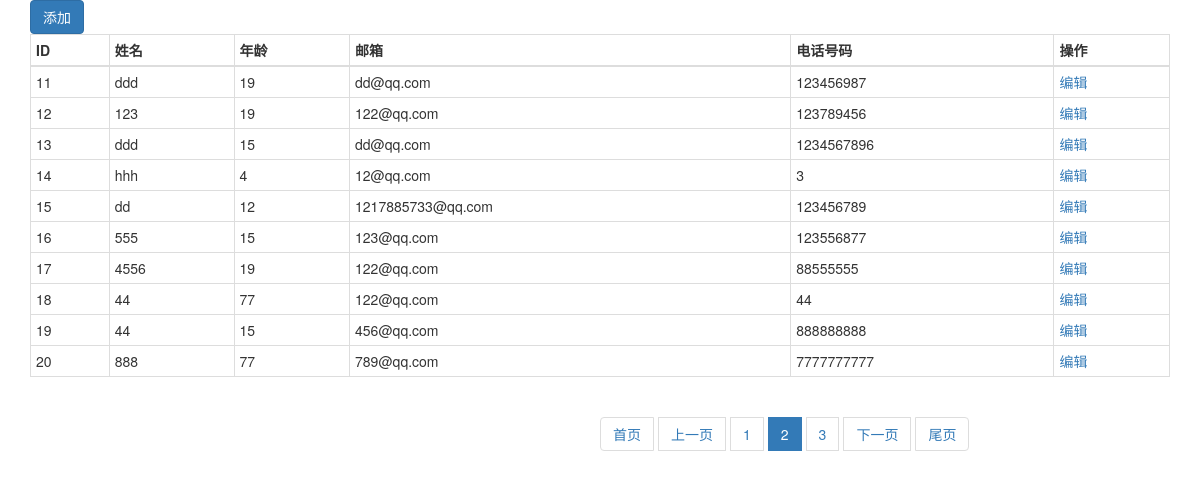
Screenshot of /userinfo/?page=2 with the database file from the repository.
### app01/models.py (models this page shows)
class UserInfo(models.Model):
    username=models.CharField(verbose_name='用户名',max_length=36)
    age=models.IntegerField(verbose_name='年龄')
    email=models.EmailField(verbose_name='邮箱')
    phone=models.IntegerField(verbose_name='电话号码')

### app01/views.py (the view)
# urls.py: url(r'^userinfo/', views.UserInfo),
def UserInfo(request):
    obj = models.UserInfo.objects.all()
    pager_obj = Pagination(request.GET.get('page', 1), len(obj), request.path_info,request.GET)
    obj=obj[pager_obj.start:pager_obj.end]
    html = pager_obj.page_html()
    return render(request, 'userinfo.html', {'obj': obj, "page_html": html})

### utils/pager.py (called while the page is built)
    @property
    def start(self):
        return (self.current_page - 1) * self.per_page_count

    @property
    def end(self):
        return self.current_page * self.per_page_count

### templates/userinfo.html (shortened to what this page needs)
<!DOCTYPE html>
<html lang="en">
<head>
    <link rel="stylesheet" href="">
    <link rel="stylesheet" href="/static/bootstrap/css/bootstrap.min.css">
</head>
<body>
<div class="container">
<table class="table table-condensed table-bordered" >
    <a href="/user_add/"><div class="btn btn-primary">添加</div></a>
      <thead>
        <tr>
          <th>ID</th>
          <th>姓名</th>
          <th>年龄</th>
          <th>邮箱</th>
          <th>电话号码</th>
          <th>操作</th>
        </tr>
      </thead>
      <tbody>
       {% for foo in obj %}
        <tr>
                <td>{{foo.id }}</td>
                <td>{{foo.username }}</td>
                <td>{{foo.age }}</td>
                <td>{{foo.email }}</td>
                <td>{{foo.phone }}</td>
                <td><a href="/user_edit/{{ foo.id }}" >编辑</a></td>
        </tr>
      {% endfor %}
      </tbody>
    </table>
</div>
<ul class="pagination">
         {{ page_html|safe }}
     </ul>
</body>
</html>

### rows the page displays
UserInfo: id "11", username "ddd", age "19", email "dd@qq.com", phone "123456987"
UserInfo: id "12", username "123", age "19", email "122@qq.com", phone "123789456"
UserInfo: id "13", username "ddd", age "15", email "dd@qq.com", phone "1234567896"
UserInfo: id "14", username "hhh", age "4", email "12@qq.com", phone "3"
UserInfo: id "15", username "dd", age "12", email "1217885733@qq.com", phone "123456789"
UserInfo: id "16", username "555", age "15", email "123@qq.com", phone "123556877"
UserInfo: id "17", username "4556", age "19", email "122@qq.com", phone "88555555"
UserInfo: id "18", username "44", age "77", email "122@qq.com", phone "44"
UserInfo: id "19", username "44", age "15", email "456@qq.com", phone "888888888"
UserInfo: id "20", username "888", age "77", email "789@qq.com", phone "7777777777"

### other values shown
{{ page_html|safe }} "首页 上一页 1 2 3 下一页 尾页"
